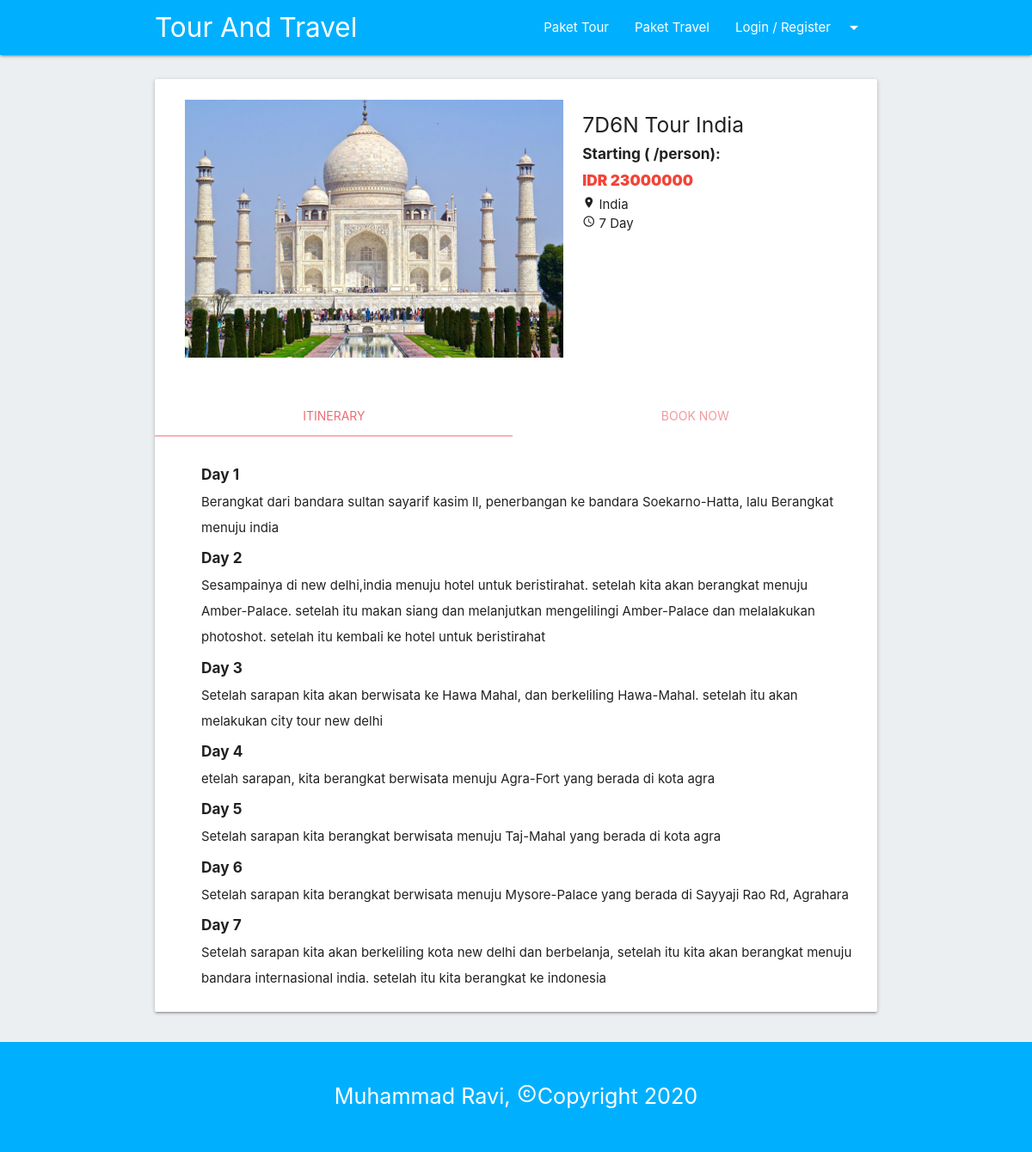
The page /paket_detail.php?id=3 on the database its author committed.
### tables this page shows
CREATE TABLE `tour` (
  `id_tour` int(11) NOT NULL,
  `nama_tour` varchar(100) NOT NULL,
  `gambar` varchar(255) NOT NULL,
  `harga` varchar(100) NOT NULL,
  `lokasi` varchar(100) NOT NULL,
  `durasi` varchar(100) NOT NULL,
  `tanggal_berangkat` date DEFAULT NULL,
  `tanggal_berangkat2` date DEFAULT NULL,
  `tanggal_berangkat3` date DEFAULT NULL
);

CREATE TABLE `itinerary_tour` (
  `id_itinerary` int(11) NOT NULL,
  `nama_tour` varchar(255) NOT NULL,
  `day1` text NOT NULL,
  `day2` text NOT NULL,
  `day3` text NOT NULL,
  `day4` text NOT NULL,
  `day5` text NOT NULL,
  `day6` text NOT NULL,
  `day7` text NOT NULL
);

### function.php (called while the page is built, shortened)
<?php
$koneksi = mysqli_connect("localhost","root","","db_tour_travel");
function query($query) {
	global $koneksi;
	$result = mysqli_query($koneksi, $query);
	$rows = [];
	while( $row = mysqli_fetch_assoc($result)) {
		$rows[] = $row;
	}
	return $rows;
}
 ?>

### paket_detail.php (the view, shortened to what this page needs)
<?php
require('function.php');
$id = $_GET["id"];
$tour = query("SELECT * FROM tour INNER JOIN itinerary_tour ON tour.nama_tour = itinerary_tour.nama_tour WHERE id_tour = '$id'");
 ?>
<!DOCTYPE html>
  <html>
    <head>
      <link rel="stylesheet" href="css/icon.css">
      <link type="text/css" rel="stylesheet" href="css/materialize.min.css"  media="screen,projection"/>
      <link rel="stylesheet" type="text/css" href="css/style.css?=1.1">
    </head>
    <body>
      <?php include('header.php'); ?>
      <section class="Destinasi blue-grey lighten-5">
        <div class="container">
          <div class="card">
            <div class="card-content">
              <div class="row">
                <?php foreach($tour as $dtl) : ?>
                <div class="col m7 s12">
              <div class="slider detail">
                <ul class="slides">
                  <li>
                    <img src="img/tour/<?php echo $dtl["gambar"]; ?>">
                  </li>
                </ul>
              </div>
            </div>
            <div class="col m5 s12">
              <h5 class="light"><b><?php echo $dtl["nama_tour"]; ?></b></h5>
              <h6>Starting ( /person):</h6>
              <h6 class="red-text"><b>IDR <?php echo $dtl["harga"]; ?></b></h6>
              <span><i class="material-icons tiny">place</i> <?php echo $dtl["lokasi"]; ?></span><br>
              <span><i class="material-icons tiny">query_builder</i> <?php echo $dtl["durasi"]; ?></span>
            </div>
              </div>
            </div>
            <div class="card-tabs">
              <ul class="tabs tabs-fixed-width">
                <li class="tab"><a href="#itinerary">Itinerary</a></li>
                <li class="tab"><a href="#book">Book Now</a></li>
              </ul>
            </div>
            <div class="card-content">
              <?php require('itinerary.php'); ?>
          </div>
<?php endforeach; ?>
        </div>
      </div>
      </section>
      <?php include('footer.php'); ?>
    </body>
  </html>

### itinerary.php
<div id="itinerary">
	<div class="col s12" style="padding-left: 30px;">
		<h6>Day 1</h6>
		<p><?php echo $dtl["day1"]; ?></p>
		<h6>Day 2</h6>
		<p><?php echo $dtl["day2"]; ?></p>
		<h6>Day 3</h6>
		<p><?php echo $dtl["day3"]; ?></p>
		<h6>Day 4</h6>
		<p><?php echo $dtl["day4"]; ?></p>
		<h6>Day 5</h6>
		<p><?php echo $dtl["day5"]; ?></p>
		<h6>Day 6</h6>
		<p><?php echo $dtl["day6"]; ?></p>
		<h6>Day 7</h6>
		<p><?php echo $dtl["day7"]; ?></p>
	</div>
   </div>

### css/style.css (style rules this page uses)
section, footer { padding: 20px 0; }
.card p { line-height: 30px; font-weight: bold; }
.card h6 { font-weight: bold; }
.card-content p { font-weight: normal; }

### rows shown on the page
tour: itinerary_tour.nama_tour "7D6N Tour India", harga "23000000", lokasi "India", durasi "7 Day", itinerary_tour.day1 "Berangkat dari bandara sultan sayarif kasim ll, penerbangan ke bandara Soekarno-Hatta, lalu Berangkat menuju india", itinerary_tour.day2 "Sesampainya di new delhi,india menuju hotel untuk beristirahat. setelah kita akan berangkat menuju Amber-Palace. setelah itu makan siang dan melanjutkan mengelilingi Amber-Palace dan melalakukan photoshot. setelah itu kembali ke hotel untuk beristirahat", itinerary_tour.day3 "Setelah sarapan kita akan berwisata ke Hawa Mahal, dan berkeliling Hawa-Mahal. setelah itu akan melakukan city tour new delhi", itinerary_tour.day4 "etelah sarapan, kita berangkat berwisata menuju Agra-Fort yang berada di kota agra", itinerary_tour.day5 "Setelah sarapan kita berangkat berwisata menuju Taj-Mahal yang berada di kota agra", itinerary_tour.day6 "Setelah sarapan kita berangkat berwisata menuju Mysore-Palace yang berada di Sayyaji Rao Rd, Agrahara", itinerary_tour.day7 "Setelah sarapan kita akan berkeliling kota new delhi dan berbelanja, setelah itu kita akan berangkat menuju bandara internasional india. setelah itu kita berangkat ke indonesia"
